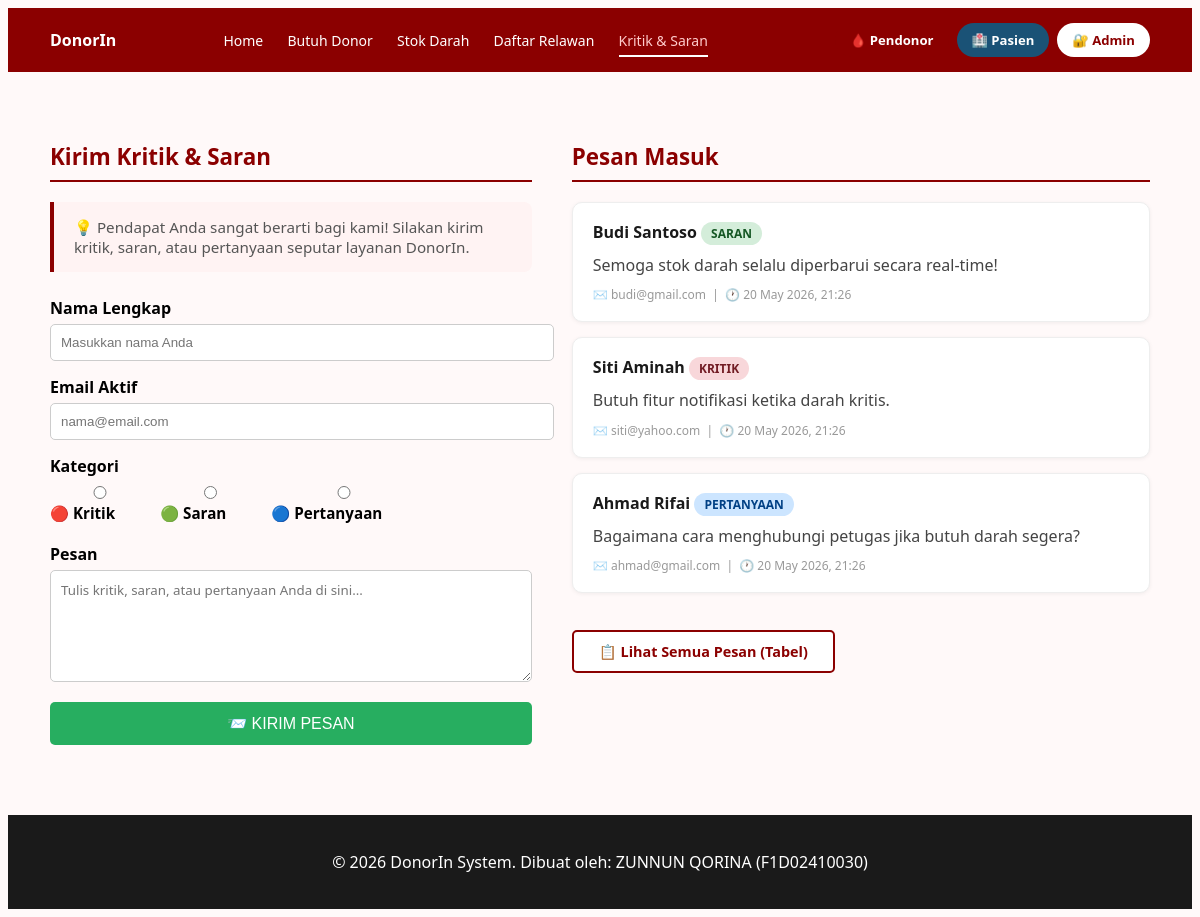
The app's page /pages/donor/kritik_saran.php, older data.
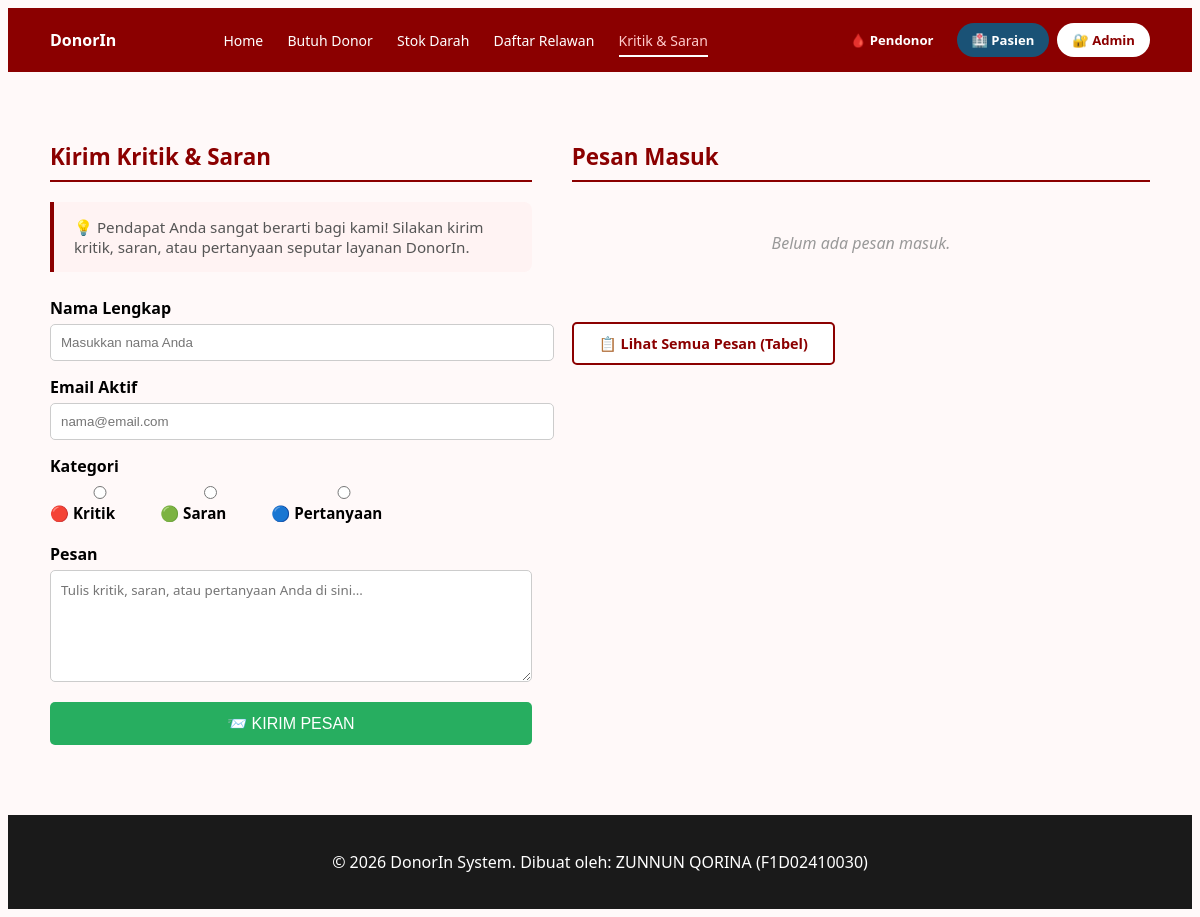
The same page, newer data.
### tables this page shows
CREATE TABLE IF NOT EXISTS kritik_saran (
    id       INT AUTO_INCREMENT PRIMARY KEY,
    nama     VARCHAR(100) NOT NULL,
    email    VARCHAR(100) NOT NULL,
    kategori ENUM('kritik','saran','pertanyaan') NOT NULL,
    pesan    TEXT         NOT NULL,
    tanggal  DATETIME     DEFAULT CURRENT_TIMESTAMP
);

### pages/donor/kritik_saran.php (the view, shortened to what this page needs)
<?php
include '../../config/koneksi.php';
?>
<!DOCTYPE html>
<html lang="id">
<head>
    <link rel="stylesheet" href="../../assets/styles.css">
</head>
<body>
<?php include '../../components/header.php'; ?>
<main class="wadah" style="padding: 50px 20px;">
    <div class="dua-kolom">
        <div class="kolom-kiri">
            <h2 class="judul-seksi">Kirim Kritik & Saran</h2>
            <div style="background:#fff3f3; border-left:4px solid #8b0000; padding:15px 20px;
                        border-radius:0 8px 8px 0; margin-bottom:25px; color:#555; font-size:0.95rem;">
                💡 Pendapat Anda sangat berarti bagi kami! Silakan kirim kritik, saran,
                atau pertanyaan seputar layanan DonorIn.
            </div>
            <form method="POST" action="kritik_saran.php">
                <div class="grup-form">
                    <label for="nama">Nama Lengkap</label>
                    <input type="text" id="nama" name="nama"
                           placeholder="Masukkan nama Anda" required>
                </div>
                <div class="grup-form">
                    <label for="email">Email Aktif</label>
                    <input type="email" id="email" name="email"
                           placeholder="nama@email.com" required>
                </div>
                <div class="grup-form">
                    <label>Kategori</label>
                    <div class="radio-grup">
                        <label class="radio-item">
                            <input type="radio" name="kategori" value="kritik" required> 🔴 Kritik
                        </label>
                        <label class="radio-item">
                            <input type="radio" name="kategori" value="saran"> 🟢 Saran
                        </label>
                        <label class="radio-item">
                            <input type="radio" name="kategori" value="pertanyaan"> 🔵 Pertanyaan
                        </label>
                    </div>
                </div>
                <div class="grup-form">
                    <label for="pesan">Pesan</label>
                    <textarea id="pesan" name="pesan" rows="5"
                        placeholder="Tulis kritik, saran, atau pertanyaan Anda di sini..."
                        style="width:100%; padding:10px; border-radius:5px; border:1px solid #ccc;
                               resize:vertical; font-family:inherit; box-sizing:border-box;"></textarea>
                </div>
                <button type="submit" name="kirim" class="tombol-kirim"
                        style="width:100%; padding:12px; font-size:1rem;">
                    📨 KIRIM PESAN
                </button>
            </form>
        </div>
        <div class="kolom-kanan">
            <h2 class="judul-seksi">Pesan Masuk</h2>
            <?php
            $query_tampil = "SELECT * FROM kritik_saran ORDER BY tanggal DESC";
            $hasil_tampil = mysqli_query($conn, $query_tampil);
            $jumlah       = mysqli_num_rows($hasil_tampil);
            if ($jumlah == 0) {
                echo '<p class="kosong">Belum ada pesan masuk.</p>';
            } else {
                while ($baris = mysqli_fetch_assoc($hasil_tampil)) {
                    $badge_class = 'badge-' . $baris['kategori'];
                    $tanggal_fmt = date('d M Y, H:i', strtotime($baris['tanggal']));
                    echo "
                    <div class='kartu-pesan'>
                        <h4>{$baris['nama']}
                            <span class='badge-kategori {$badge_class}'>{$baris['kategori']}</span>
                        </h4>
                        <p>" . htmlspecialchars($baris['pesan']) . "</p>
                        <div class='kartu-meta'>
                            ✉️ {$baris['email']} &nbsp;|&nbsp; 🕐 {$tanggal_fmt}
                        </div>
                    </div>";
                }
            }
            ?>
            <br>
            <a href="../admin/tampil_kritik.php"
               style="display:inline-block; background:white; color:#8b0000; border:2px solid #8b0000;
                      padding:10px 25px; border-radius:5px; font-weight:bold; text-decoration:none;
                      font-size:0.9rem;">
                📋 Lihat Semua Pesan (Tabel)
            </a>
        </div>
    </div>
</main>
<?php include '../../components/footer.php'; ?>
</body>
</html>

Row changes from the older to the newer data that the page shows:
removed kritik_saran: nama "Budi Santoso", kategori "SARAN", pesan "Semoga stok darah selalu diperbarui secara real-time!", email "budi@gmail.com", tanggal "20 May 2026, 21:26"
removed kritik_saran: nama "Siti Aminah", kategori "KRITIK", pesan "Butuh fitur notifikasi ketika darah kritis.", email "siti@yahoo.com", tanggal "20 May 2026, 21:26"
removed kritik_saran: nama "Ahmad Rifai", kategori "PERTANYAAN", pesan "Bagaimana cara menghubungi petugas jika butuh darah segera?", email "ahmad@gmail.com", tanggal "20 May 2026, 21:26"
Text that changed along with them:
text now shown: "Belum ada pesan masuk."
